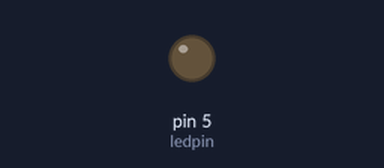
A sketch run on a simulated Arduino Uno, built with avr-gcc and run on an emulated ATmega328P. On the bench: output pins drawn as LEDs (lit = HIGH).

Above: at 0.05 s.
At 1.05 s:
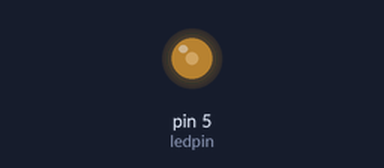
At 1.9 s:
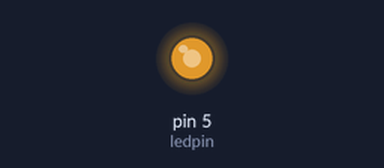
At 3.8 s:
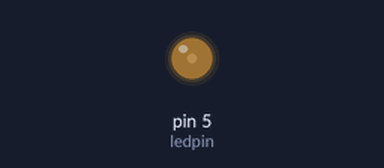
Timing chart, 0 to 5.3 s (numbered marks = the images above):
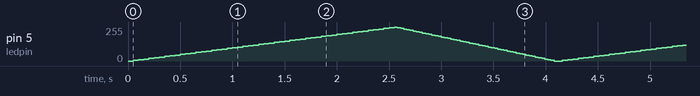

The sketch:

LED_traffic_lights.ino
```cpp
int ledpin= 5;


void setup()
{

}
void loop()
{

  for (int fade = 0; fade<255; fade+=5){
    analogWrite(ledpin,fade);
    delay(50);
  }

  for (int fade=255; fade>=0; fade-=5){
    analogWrite(ledpin,fade);
    delay(30);
  }


}
```
